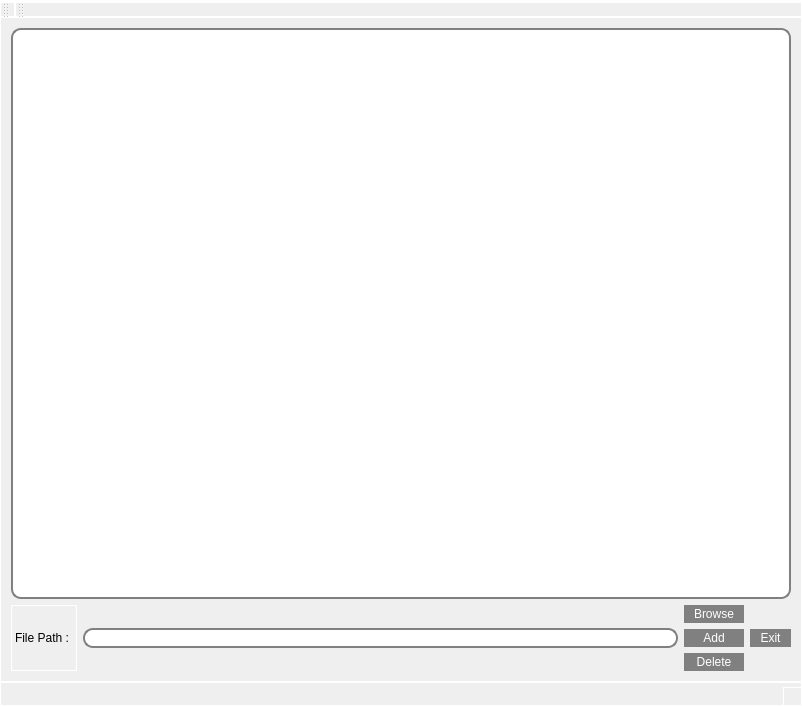
<?xml version="1.0" encoding="UTF-8"?>
<ui version="4.0">
 <class>MainWindow</class>
 <widget class="QMainWindow" name="MainWindow">
  <property name="geometry">
   <rect>
    <x>0</x>
    <y>0</y>
    <width>802</width>
    <height>706</height>
   </rect>
  </property>
  <property name="windowTitle">
   <string>MainWindow</string>
  </property>
  <property name="styleSheet">
   <string notr="true">QPushButton
{
	border: 2px solid grey;
	border-radius: 10px;
	padding: 0 8px;
	background: grey;
   color:white;
}
QLineEdit
{
border: 2px solid gray;
border-radius: 10px;
padding: 0 8px;
background: White;
color:black;
}
QListWidget
{
border: 2px solid gray;
border-radius: 10px;
padding: 0 8px;
background: White;
color:black;
}
*
{
background: qradialgradient(cx: 0.3, cy: -0.4, fx: 0.3, fy: -
0.4, radius: 1.35, stop: 0 #fff, stop: 1 #888);
color: rgb(0, 0, 0);
border: 1px solid #ffffff;
}</string>
  </property>
  <widget class="QWidget" name="centralWidget">
   <layout class="QGridLayout" name="gridLayout">
    <item row="0" column="0">
     <layout class="QVBoxLayout" name="verticalLayout_3">
      <item>
       <widget class="QListWidget" name="listWidgetFiles"/>
      </item>
      <item>
       <layout class="QHBoxLayout" name="horizontalLayout">
        <item>
         <widget class="QLabel" name="label">
          <property name="text">
           <string>File Path : </string>
          </property>
         </widget>
        </item>
        <item>
         <widget class="QLineEdit" name="lineEdit_inputFile">
          <property name="toolTip">
           <string>&lt;html&gt;&lt;head/&gt;&lt;body&gt;&lt;p&gt;Double click to Browse&lt;/p&gt;&lt;/body&gt;&lt;/html&gt;</string>
          </property>
          <property name="styleSheet">
           <string notr="true"/>
          </property>
         </widget>
        </item>
        <item>
         <layout class="QVBoxLayout" name="verticalLayout">
          <item>
           <widget class="QPushButton" name="pushButtonBrowse">
            <property name="text">
             <string>Browse</string>
            </property>
           </widget>
          </item>
          <item>
           <widget class="QPushButton" name="pushButtonAdd">
            <property name="text">
             <string>Add</string>
            </property>
           </widget>
          </item>
          <item>
           <widget class="QPushButton" name="pushButtonDelete">
            <property name="text">
             <string>Delete</string>
            </property>
           </widget>
          </item>
         </layout>
        </item>
        <item>
         <layout class="QVBoxLayout" name="verticalLayout_2">
          <item>
           <widget class="QPushButton" name="pushButtonExit">
            <property name="text">
             <string>Exit</string>
            </property>
           </widget>
          </item>
         </layout>
        </item>
       </layout>
      </item>
     </layout>
    </item>
   </layout>
  </widget>
  <widget class="QMenuBar" name="menuBar">
   <property name="geometry">
    <rect>
     <x>0</x>
     <y>0</y>
     <width>802</width>
     <height>27</height>
    </rect>
   </property>
  </widget>
  <widget class="QToolBar" name="mainToolBar">
   <attribute name="toolBarArea">
    <enum>TopToolBarArea</enum>
   </attribute>
   <attribute name="toolBarBreak">
    <bool>false</bool>
   </attribute>
  </widget>
  <widget class="QStatusBar" name="statusBar"/>
  <widget class="QToolBar" name="toolBar">
   <property name="windowTitle">
    <string>toolBar</string>
   </property>
   <attribute name="toolBarArea">
    <enum>TopToolBarArea</enum>
   </attribute>
   <attribute name="toolBarBreak">
    <bool>false</bool>
   </attribute>
  </widget>
 </widget>
 <layoutdefault spacing="6" margin="11"/>
 <resources/>
 <connections/>
</ui>
